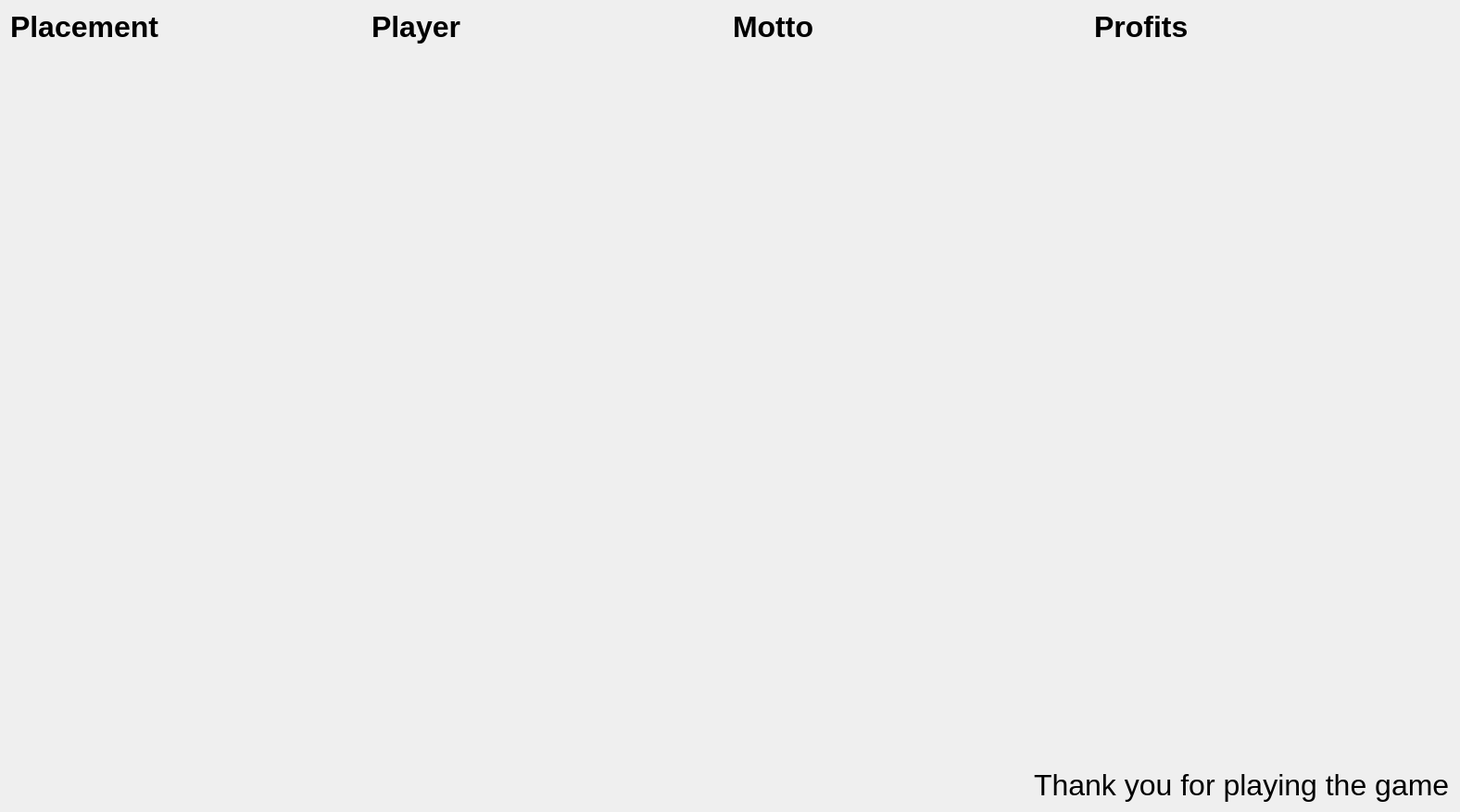
          <widget class="QWidget" name="scrollAreaWidgetContents">
           <property name="geometry">
            <rect>
             <x>0</x>
             <y>0</y>
             <width>1576</width>
             <height>877</height>
            </rect>
           </property>
           <layout class="QVBoxLayout" name="verticalLayout_27">
            <item>
             <layout class="QGridLayout" name="leaderboards_gridLayout">
              <item row="0" column="0">
               <widget class="QLabel" name="label_63">
                <property name="font">
                 <font>
                  <pointsize>24</pointsize>
                  <weight>75</weight>
                  <bold>true</bold>
                 </font>
                </property>
                <property name="text">
                 <string>Placement</string>
                </property>
               </widget>
              </item>
              <item row="0" column="2">
               <widget class="QLabel" name="label_43">
                <property name="font">
                 <font>
                  <pointsize>24</pointsize>
                  <weight>75</weight>
                  <bold>true</bold>
                 </font>
                </property>
                <property name="text">
                 <string>Motto</string>
                </property>
               </widget>
              </item>
              <item row="0" column="3">
               <widget class="QLabel" name="label_64">
                <property name="font">
                 <font>
                  <pointsize>24</pointsize>
                  <weight>75</weight>
                  <bold>true</bold>
                 </font>
                </property>
                <property name="text">
                 <string>Profits</string>
                </property>
               </widget>
              </item>
              <item row="0" column="1">
               <widget class="QLabel" name="label_62">
                <property name="font">
                 <font>
                  <pointsize>24</pointsize>
                  <weight>75</weight>
                  <bold>true</bold>
                 </font>
                </property>
                <property name="text">
                 <string>Player</string>
                </property>
               </widget>
              </item>
             </layout>
            </item>
            <item>
             <spacer name="verticalSpacer_11">
              <property name="orientation">
               <enum>Qt::Vertical</enum>
              </property>
              <property name="sizeHint" stdset="0">
               <size>
                <width>20</width>
                <height>40</height>
               </size>
              </property>
             </spacer>
            </item>
            <item alignment="Qt::AlignRight">
             <widget class="QLabel" name="label_42">
              <property name="font">
               <font>
                <pointsize>24</pointsize>
               </font>
              </property>
              <property name="text">
               <string>Thank you for playing the game</string>
              </property>
             </widget>
            </item>
           </layout>
          </widget>
